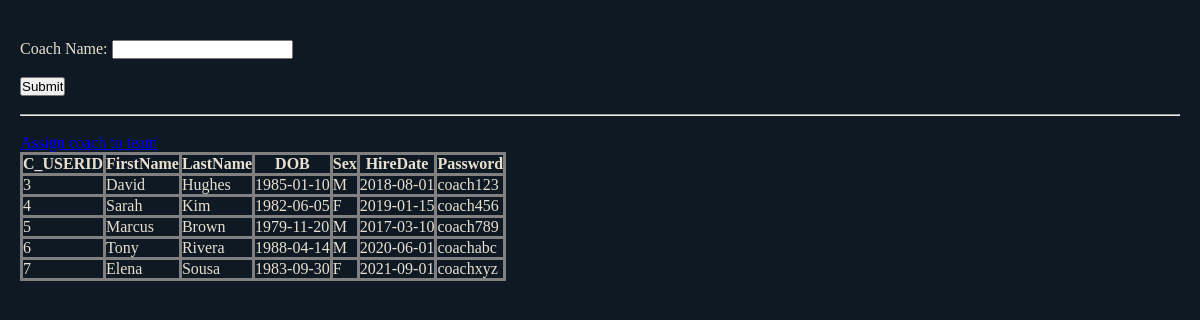
The page /seeCoaches.php (signed in) on the database its author committed.
### tables this page shows
CREATE TABLE Coach (
    C_USERID INT NOT NULL,
    HireDate DATE NOT NULL,
    CONSTRAINT CoachPK PRIMARY KEY (C_USERID),
    CONSTRAINT CoachUserFK FOREIGN KEY (C_USERID) REFERENCES Users(USERID)
        ON DELETE CASCADE ON UPDATE CASCADE
);

CREATE TABLE Users (
    USERID INT NOT NULL AUTO_INCREMENT,
    DOB DATE,
    Sex CHAR(1),
    Fname VARCHAR(15) NOT NULL,
    Lname VARCHAR(15) NOT NULL,
    Password VARCHAR(50) NOT NULL,
    CONSTRAINT UserPK PRIMARY KEY (USERID)
);

### seeCoaches.php (the view, shortened to what this page needs)
<!DOCTYPE html>
<html>
<head>
</head>
<body>
<?php
    if(isset($_SESSION["USERID"]) && $_SESSION["role"] == "admin")
	{
?>
<form method="get" action="<?php echo htmlspecialchars($_SERVER["PHP_SELF"]);?>" id="myForm">
    Coach Name:  <input type="text" name="coachName" id="coachName"/>
    <br><br>
    <input type="button" value = "Submit" onclick='magic()' id="submitButton"/>
</form>
<br>
<hr>
<br>
<?php
    $servername = "localhost";
    $username = "root";
    $password = "";
    $dbname = "sportlfc";
    $conn = new mysqli($servername, $username, $password, $dbname);
	if(!isset($_GET["coachName"]))
		{
			$result = $conn->query("Select * from coach, Users where C_USERID = USERID");
			if ($result->num_rows > 0) {
			echo "<a href=\"assignCoach.php\">Assign coach to team</a>";
			echo "<table>";
			echo "<tr>";
				echo "<th>C_USERID</th>";
				echo "<th>FirstName</th>";
				echo "<th>LastName</th>";
				echo "<th>DOB</th>";
				echo "<th>Sex</th>";
				echo "<th>HireDate</th>";
				echo "<th>Password</th>";
			echo "</tr>";
			while($row = $result->fetch_assoc()) {
				echo "<tr>";
					echo "<td>" . $row['C_USERID'] . "</td>";
					echo "<td>" . $row["Fname"] . "</td>";
					echo "<td>" . $row['Lname'] . "</td>";
					echo "<td>" . $row['DOB'] . "</td>";
					echo "<td>" . $row['Sex'] . "</td>";
					echo "<td>" . $row['HireDate'] . "</td>";
					echo "<td>" . $row['Password'] . "</td>";
				echo "</tr>";
			}
			echo "</table>";
			}
		} else if (isset($_GET["coachName"])) {
		$name = isset($_GET["coachName"])?$_GET["coachName"]:"";
		$sql = "select * from coach, Users where C_USERID is not null and C_USERID = USERID";
		if($name != "")
			$sql = $sql . " and Fname like '%$name%' or Lname like '%$name%'";
		$_SESSION["searchString"] = "?coachName="."$name";
		$result = $conn->query($sql);
		if ($result->num_rows > 0) {
			echo "<a href=\"assignCoach.php\">Assign coach to team</a>";
			echo "<table>";
			echo "<tr>";
				echo "<th>C_USERID</th>";
				echo "<th>FirstName</th>";
				echo "<th>LastName</th>";
				echo "<th>DOB</th>";
				echo "<th>Sex</th>";
				echo "<th>HireDate</th>";
				echo "<th>Password</th>";
			echo "</tr>";
			while($row = $result->fetch_assoc()) {
				echo "<tr>";
					echo "<td>" . $row['C_USERID'] . "</td>";
					echo "<td>" . $row["Fname"] . "</td>";
					echo "<td>" . $row['Lname'] . "</td>";
					echo "<td>" . $row['DOB'] . "</td>";
					echo "<td>" . $row['Sex'] . "</td>";
					echo "<td>" . $row['HireDate'] . "</td>";
					echo "<td>" . $row['Password'] . "</td>";
				echo "</tr>";
			}
			echo "</table>";
		}
    }
	}
	else
	{
		echo "You shouldn't be on this page!";
		echo "<br>";
		echo "<a href=\"index.php\">Log in</a> and try again.";
	}
?>
</body>
</html>

### seeCoaches.php (style rules this page uses)
* { box-sizing: border-box; margin: 0; padding: 0; }
body { font-family: 'Georgia', serif; background: #0f1923; color: #e8e0d0; min-height: 100vh; padding: 40px 20px; }
table, th, td, tr { border: solid grey; border-collapse:collapse; }

### rows shown on the page
coach: C_USERID "3", C_USERID.Fname "David", C_USERID.Lname "Hughes", C_USERID.DOB "1985-01-10", C_USERID.Sex "M", HireDate "2018-08-01", C_USERID.Password "coach123"
coach: C_USERID "4", C_USERID.Fname "Sarah", C_USERID.Lname "Kim", C_USERID.DOB "1982-06-05", C_USERID.Sex "F", HireDate "2019-01-15", C_USERID.Password "coach456"
coach: C_USERID "5", C_USERID.Fname "Marcus", C_USERID.Lname "Brown", C_USERID.DOB "1979-11-20", C_USERID.Sex "M", HireDate "2017-03-10", C_USERID.Password "coach789"
coach: C_USERID "6", C_USERID.Fname "Tony", C_USERID.Lname "Rivera", C_USERID.DOB "1988-04-14", C_USERID.Sex "M", HireDate "2020-06-01", C_USERID.Password "coachabc"
coach: C_USERID "7", C_USERID.Fname "Elena", C_USERID.Lname "Sousa", C_USERID.DOB "1983-09-30", C_USERID.Sex "F", HireDate "2021-09-01", C_USERID.Password "coachxyz"
